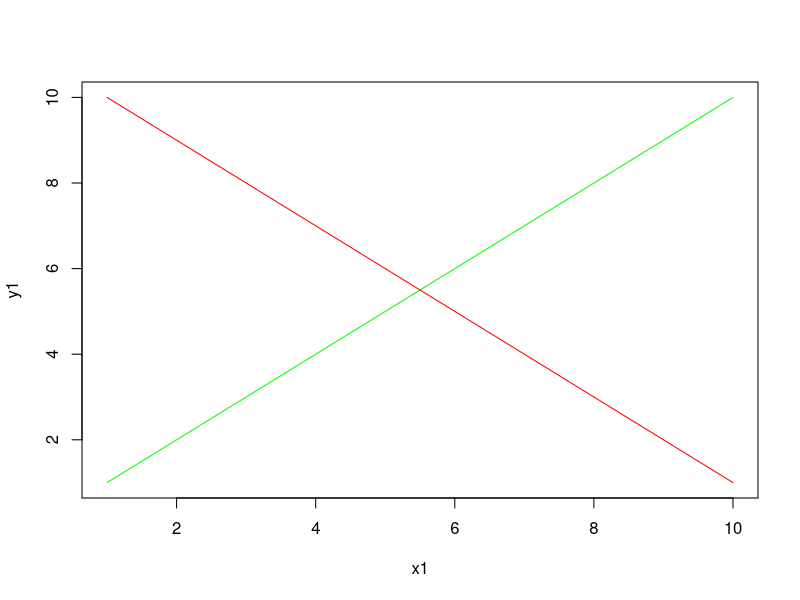

Here is the R script that generated this plot:
x1 <- c(1, 10)
y1 <- c(1, 10)
x2 <- c(1, 10)
y2 <- c(10, 1)


png(file = "shilpi.png")
plot(x1, y1, type = "l",col="green")
lines(x2, y2, type="l",col="red")
